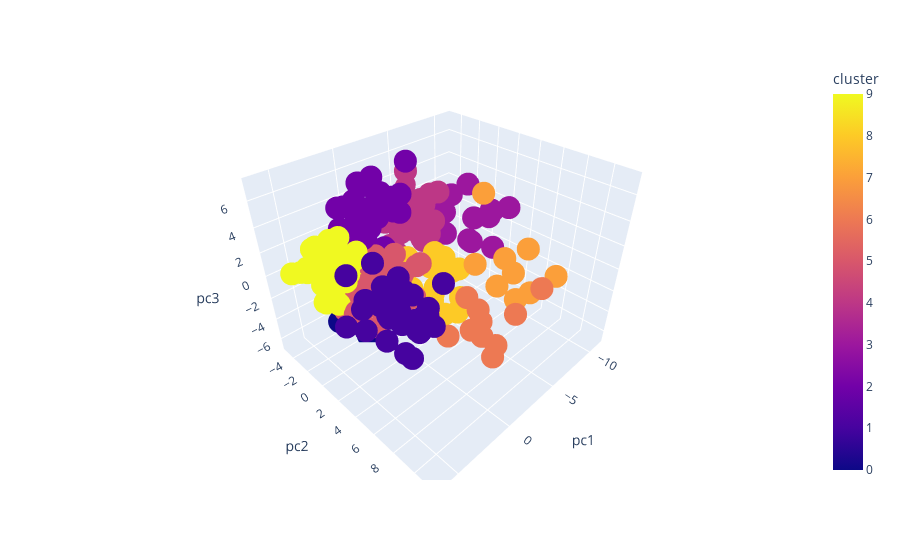

Notebook source saved alongside this figure:
### Code cell
fig = px.scatter_3d(clusters_pcs_A, x='pc1', y='pc2', z='pc3',
              color='cluster', hover_name="player")
fig.show()

### Figure 1 — Plotly figure (JSON) as saved in the notebook; plotly's stock layout.template omitted (floating-point values rounded to 4 significant figures; data arrays with more than 128 entries replaced by an {"elided": "..."} marker saying what was removed)
{"data": [{"hovertemplate": "<b>%{hovertext}</b><br><br>pc1=%{x}<br>pc2=%{y}<br>pc3=%{z}<br>cluster=%{marker.color}<extra></extra>", "hovertext": {"elided": "286 str values"}, "legendgroup": "", "marker": {"color": {"elided": "286 int values"}, "coloraxis": "coloraxis", "symbol": "circle"}, "mode": "markers", "name": "", "scene": "scene", "showlegend": false, "type": "scatter3d", "x": {"elided": "286 float values"}, "y": {"elided": "286 float values"}, "z": {"elided": "286 float values"}}], "layout": {"coloraxis": {"colorbar": {"title": {"text": "cluster"}}, "colorscale": [[0, "#0d0887"], [0.1111, "#46039f"], [0.2222, "#7201a8"], [0.3333, "#9c179e"], [0.4444, "#bd3786"], [0.5556, "#d8576b"], [0.6667, "#ed7953"], [0.7778, "#fb9f3a"], [0.8889, "#fdca26"], [1, "#f0f921"]]}, "legend": {"tracegroupgap": 0}, "margin": {"t": 60}, "scene": {"domain": {"x": [0, 1], "y": [0, 1]}, "xaxis": {"title": {"text": "pc1"}}, "yaxis": {"title": {"text": "pc2"}}, "zaxis": {"title": {"text": "pc3"}}}}}
